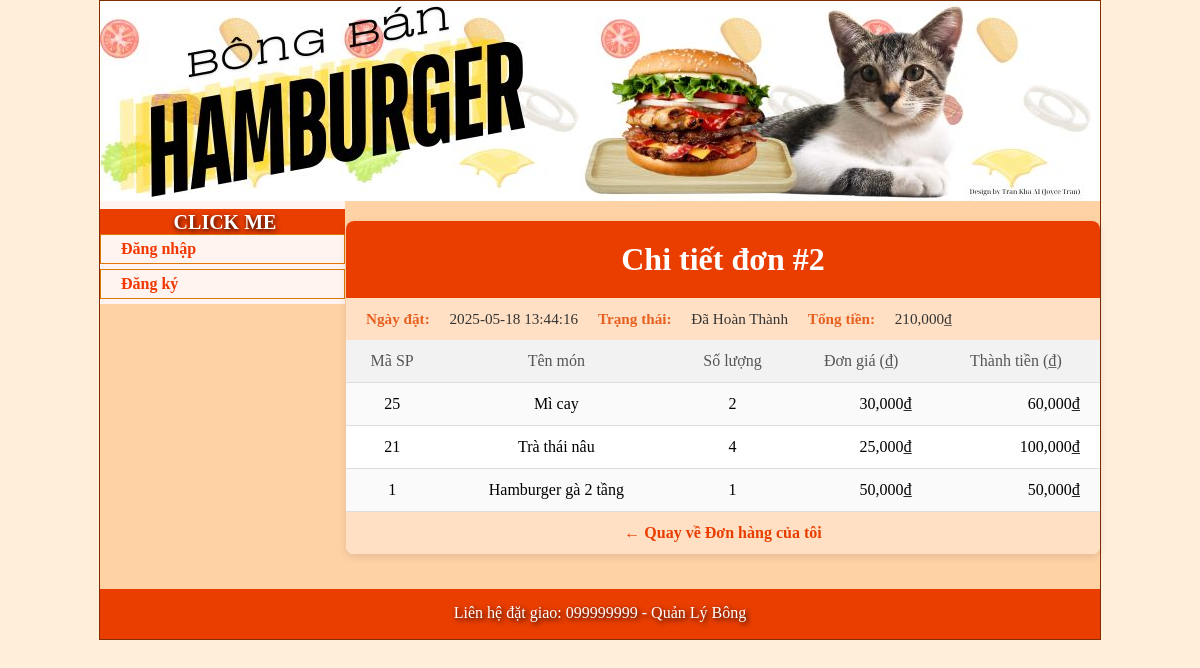
Page /Hamburger/index.php?do=donhang_chitiet&madon=2&id=7 on the committed database.
### tables this page shows
CREATE TABLE IF NOT EXISTS `donhang` (
  `MaDonHang` int(11) NOT NULL AUTO_INCREMENT,
  `MaNguoiDung` int(11) NOT NULL,
  `NgayDatHang` timestamp NOT NULL DEFAULT CURRENT_TIMESTAMP,
  `TrangThai` enum('Chưa Xử Lý','Đang Xử Lý','Đã Hoàn Thành') NOT NULL DEFAULT 'Chưa Xử Lý',
  `TongTien` decimal(12,2) NOT NULL,
  PRIMARY KEY (`MaDonHang`),
  KEY `MaNguoiDung` (`MaNguoiDung`)
);

CREATE TABLE IF NOT EXISTS `chitietdonhang` (
  `MaCTDH` int(11) NOT NULL AUTO_INCREMENT,
  `MaDonHang` int(11) NOT NULL,
  `MaMonAn` int(11) NOT NULL,
  `SoLuong` int(11) NOT NULL,
  `DonGia` decimal(12,2) NOT NULL,
  PRIMARY KEY (`MaCTDH`),
  KEY `MaDonHang` (`MaDonHang`),
  KEY `MaMonAn` (`MaMonAn`)
);

CREATE TABLE IF NOT EXISTS `danhsach` (
  `MaMonAn` int(10) NOT NULL AUTO_INCREMENT,
  `PhanLoaiMon` varchar(50) NOT NULL,
  `TenMonAn` varchar(50) NOT NULL,
  `Gia` float NOT NULL,
  `SoLuong` int(11) NOT NULL,
  `AnhMonAn` varchar(100) NOT NULL,
  PRIMARY KEY (`MaMonAn`)
);

### Hamburger/donhang_chitiet.php (the view, shortened to what this page needs)
<?php
require 'cauhinh.php';
$maDon = isset($_GET['madon'])   ? intval($_GET['madon'])   : 0;
$maND  = isset($_GET['id'])      ? intval($_GET['id'])      : 0;
$sqlInfo = "
    SELECT NgayDatHang, TrangThai, TongTien
    FROM donhang
    WHERE MaDonHang = ?
      AND MaNguoiDung = ?
";
$stmtInfo = $connect->prepare($sqlInfo);
$stmtInfo->bind_param("ii", $maDon, $maND);
$stmtInfo->execute();
$info = $stmtInfo->get_result()->fetch_assoc();
$sqlDet = "
    SELECT ct.MaMonAn, ds.TenMonAn, ct.SoLuong, ct.DonGia
    FROM chitietdonhang AS ct
    JOIN danhsach AS ds
      ON ct.MaMonAn = ds.MaMonAn
    WHERE ct.MaDonHang = ?
";
$stmtDet = $connect->prepare($sqlDet);
$stmtDet->bind_param("i", $maDon);
$stmtDet->execute();
$rows = $stmtDet->get_result();
?>
<!DOCTYPE html>
<html lang="vi">
<head>
</head>
<body>
  <div class="container">
    <div class="header">
      <h2>Chi tiết đơn #<?php echo $maDon; ?></h2>
    </div>
    <div class="order-meta">
      <span><span class="label">Ngày đặt:</span> <?php echo $info['NgayDatHang']; ?></span>
      <span><span class="label">Trạng thái:</span> <?php echo $info['TrangThai']; ?></span>
      <span><span class="label">Tổng tiền:</span> <?php echo number_format($info['TongTien']); ?>₫</span>
    </div>
    <table class="details-table">
      <tr>
        <th>Mã SP</th>
        <th>Tên món</th>
        <th>Số lượng</th>
        <th>Đơn giá (₫)</th>
        <th>Thành tiền (₫)</th>
      </tr>
      <?php while ($row = $rows->fetch_assoc()):
        $thanhTien = $row['SoLuong'] * $row['DonGia'];
      ?>
      <tr>
        <td><?php echo $row['MaMonAn']; ?></td>
        <td><?php echo htmlspecialchars($row['TenMonAn'], ENT_QUOTES); ?></td>
        <td><?php echo intval($row['SoLuong']); ?></td>
        <td class="amount"><?php echo number_format($row['DonGia']); ?>₫</td>
        <td class="amount"><?php echo number_format($thanhTien); ?>₫</td>
      </tr>
      <?php endwhile; ?>
    </table>
    <a
      href="index.php?do=donhang_khachhang&id=<?php echo $maND; ?>"
      class="back-link"
    >
      ← Quay về Đơn hàng của tôi
    </a>
  </div>
</body>
</html>

### Hamburger/css/style.css (style rules this page uses)
body { margin: 100px; background-color: rgb(255, 255, 255); }
a { text-decoration: none; color: #f23800; font-weight: bold; transition: color 0.3s ease; }

### Hamburger/donhang_chitiet.php (style rules this page uses)
body { background: #ffeeda; font-family: Arial, sans-serif; margin: 0; padding: 0; }
.container { max-width: 900px; margin: 20px auto; background: #fff; border-radius: 8px; overflow: hidden; box-shadow: 0 3px 8px rgba(0,0,0,0.1); }
.header { background: #e93e00; color: #fff; padding: 20px; text-align: center; }
.header h2 { margin: 0; font-size: 2rem; }
.order-meta { padding: 12px 20px; background: #ffe0c4; font-size: .95rem; color: #333; }
.order-meta span { margin-right: 16px; }
.order-meta .label { font-weight: bold; color: #e86020; }
.details-table { width: 100%; border-collapse: collapse; }
.details-table th, .details-table td { padding: 12px 8px; text-align: center; border-bottom: 1px solid #ddd; }
.details-table th { background: #f2f2f2; color: #555; font-weight: normal; }
.details-table tr:nth-child(even) td { background: #fafafa; }
.details-table td.amount { text-align: right; padding-right: 20px; }
.back-link { display: block; padding: 12px 20px; text-align: center; background: #ffe0c4; text-decoration: none; color: #e93e00; font-weight: bold; }

### rows in the picture
donhang: NgayDatHang "2025-05-18 13:44:16", TrangThai "Đã Hoàn Thành", TongTien "210,000"
chitietdonhang: MaMonAn "25", MaMonAn.TenMonAn "Mì cay", SoLuong "2", DonGia "30,000", thanhTien "60,000"
chitietdonhang: MaMonAn "21", MaMonAn.TenMonAn "Trà thái nâu", SoLuong "4", DonGia "25,000", thanhTien "100,000"
chitietdonhang: MaMonAn "1", MaMonAn.TenMonAn "Hamburger gà 2 tầng", SoLuong "1", DonGia "50,000", thanhTien "50,000"

### other values in the picture
$maDon "2"
